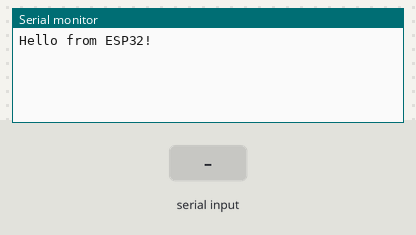
Simulated run of this sketch. Board: ESP32. On the bench: the last lines printed to the serial monitor. Inputs (shaded band) come from the test bench.

Above: at 1.2 s.
1.3 s: "1" received over Serial
At 2.7 s:
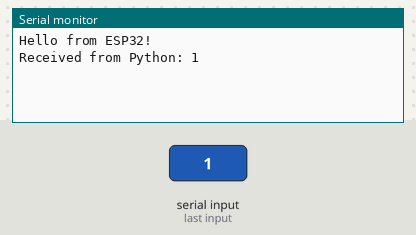
3.8 s: "0" received over Serial
At 5.2 s:
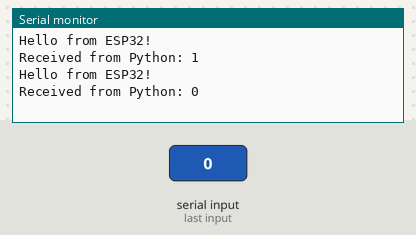
5.3 s: "2" received over Serial
At 7.4 s:
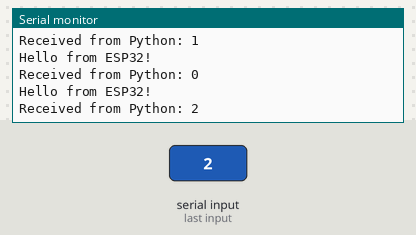

Measured:
- after the input at 1.3 s, the serial monitor: prints a new line after 1.0 s (image 1)
- after the input at 3.8 s, the serial monitor: prints a new line after 1.0 s (image 2)
- after the input at 5.3 s, the serial monitor: prints a new line after 1.5 s (image 3)

The sketch:

py_serial2.ino
```cpp
void setup() {
  Serial.begin(9600); // Set the baud rate to 115200
}

void loop() {
  // Send a message to Python
  Serial.println("Hello from ESP32!");

  // Wait for a response from Python
  while (!Serial.available()) {
    delay(100);
  }

  // Read and print the response from Python
  String response = Serial.readString();
  Serial.print("Received from Python: ");
  Serial.println(response);

  // Add a delay before sending the next message
  delay(1000);
}
```
